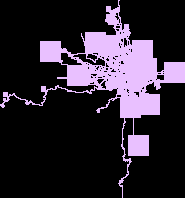

Reproduce this figure in Python.
import requests
from PIL import Image, ImageDraw

data = requests.get('http://sp22-cs240-adm.cs.illinois.edu:24000/mazeState').json()
print(f'Loaded {len(data)} blocks')

rows = set()
cols = set()

coords = []
for key in data.keys():
    loc = key.split('_')
    r = int(loc[0])
    c = int(loc[1])

    coords.append([r, c])
    rows.add(r)
    cols.add(c)

# adjust to be non-negative
min_row = min(rows)
min_col = min(cols)

for coord in coords:
    coord[0] -= min_row
    coord[1] -= min_col

# create image
img_width = max(cols) - min(cols) + 1
img_height = max(rows) - min(rows) + 1
print(f'Image dimensions: ({img_width}, {img_height})')

image = Image.new('RGB', (img_width, img_height), color='black')
pixels = image.load()

# draw pixels
for coord in coords:
    pixels[coord[1], coord[0]] = (233, 192, 255)


image.save('grid.png')
